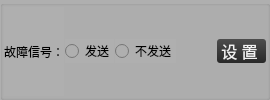
                  <widget class="QGroupBox" name="groupBox_26">
                   <property name="styleSheet">
                    <string notr="true">background-color: rgb(175, 175, 175);</string>
                   </property>
                   <property name="title">
                    <string/>
                   </property>
                   <layout class="QHBoxLayout" name="horizontalLayout_46">
                    <property name="spacing">
                     <number>1</number>
                    </property>
                    <property name="leftMargin">
                     <number>1</number>
                    </property>
                    <property name="topMargin">
                     <number>1</number>
                    </property>
                    <property name="rightMargin">
                     <number>1</number>
                    </property>
                    <property name="bottomMargin">
                     <number>1</number>
                    </property>
                    <item>
                     <widget class="QLabel" name="label_34">
                      <property name="styleSheet">
                       <string notr="true">font: 10pt &quot;微软雅黑&quot;;</string>
                      </property>
                      <property name="text">
                       <string>故障信号：</string>
                      </property>
                     </widget>
                    </item>
                    <item>
                     <widget class="QRadioButton" name="radioButton_ktfaultsigsend">
                      <property name="styleSheet">
                       <string notr="true">font: 10pt &quot;微软雅黑&quot;;</string>
                      </property>
                      <property name="text">
                       <string>发送</string>
                      </property>
                     </widget>
                    </item>
                    <item>
                     <widget class="QRadioButton" name="radioButton_ktfaultsignosend">
                      <property name="styleSheet">
                       <string notr="true">font: 10pt &quot;微软雅黑&quot;;</string>
                      </property>
                      <property name="text">
                       <string>不发送</string>
                      </property>
                     </widget>
                    </item>
                    <item>
                     <spacer name="horizontalSpacer_37">
                      <property name="orientation">
                       <enum>Qt::Horizontal</enum>
                      </property>
                      <property name="sizeHint" stdset="0">
                       <size>
                        <width>40</width>
                        <height>20</height>
                       </size>
                      </property>
                     </spacer>
                    </item>
                    <item>
                     <widget class="QPushButton" name="pushButton_ktfaultsigset">
                      <property name="font">
                       <font>
                        <family>微软雅黑</family>
                        <pointsize>12</pointsize>
                       </font>
                      </property>
                      <property name="styleSheet">
                       <string notr="true">QPushButton#pushButton_ktfaultsigset{
	border-style: none;
	border: 0px;
	color: #F0F0F0;
	padding: 0px;	
	min-height: 16px;
	border-radius:3px;
	background: qlineargradient(spread:pad, x1:0, y1:0, x2:0, y2:1, stop:0 #4D4D4D, stop:1 #292929); 
}

QPushButton#pushButton_ktfaultsigset:hover{ 
	background: qlineargradient(spread:pad, x1:0, y1:0, x2:0, y2:1, stop:0 #636363, stop:1 #575757);
}

QPushButton#pushButton_ktfaultsigset:pressed{ 
	background: qlineargradient(spread:pad, x1:0, y1:0, x2:0, y2:1, stop:0 #4D4D4D, stop:1 #292929);
}</string>
                      </property>
                      <property name="text">
                       <string> 设 置  </string>
                      </property>
                     </widget>
                    </item>
                   </layout>
                  </widget>
